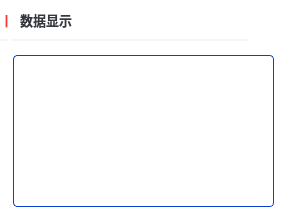
   <widget class="QFrame" name="data">
    <property name="geometry">
     <rect>
      <x>340</x>
      <y>490</y>
      <width>291</width>
      <height>221</height>
     </rect>
    </property>
    <property name="styleSheet">
     <string notr="true">border:0px solid rgb(255, 255, 255);
border-radius: 10px;
background:white</string>
    </property>
    <property name="frameShadow">
     <enum>QFrame::Raised</enum>
    </property>
    <widget class="QTextEdit" name="Info">
     <property name="geometry">
      <rect>
       <x>13</x>
       <y>55</y>
       <width>261</width>
       <height>152</height>
      </rect>
     </property>
     <property name="font">
      <font>
       <family>微软雅黑</family>
       <pointsize>12</pointsize>
       <weight>50</weight>
       <italic>false</italic>
       <bold>false</bold>
      </font>
     </property>
     <property name="styleSheet">
      <string notr="true">border:1px solid rgb(11, 62, 211);
border-radius: 4px;</string>
     </property>
     <property name="readOnly">
      <bool>true</bool>
     </property>
     <property name="html">
      <string>&lt;!DOCTYPE HTML PUBLIC &quot;-//W3C//DTD HTML 4.0//EN&quot; &quot;http://www.w3.org/TR/REC-html40/strict.dtd&quot;&gt;
&lt;html&gt;&lt;head&gt;&lt;meta name=&quot;qrichtext&quot; content=&quot;1&quot; /&gt;&lt;style type=&quot;text/css&quot;&gt;
p, li { white-space: pre-wrap; }
&lt;/style&gt;&lt;/head&gt;&lt;body style=&quot; font-family:'微软雅黑'; font-size:12pt; font-weight:400; font-style:normal;&quot;&gt;
&lt;p align=&quot;center&quot; style=&quot;-qt-paragraph-type:empty; margin-top:0px; margin-bottom:0px; margin-left:0px; margin-right:0px; -qt-block-indent:0; text-indent:0px;&quot;&gt;&lt;br /&gt;&lt;/p&gt;&lt;/body&gt;&lt;/html&gt;</string>
     </property>
    </widget>
    <widget class="QLabel" name="cam_3">
     <property name="geometry">
      <rect>
       <x>10</x>
       <y>0</y>
       <width>241</width>
       <height>41</height>
      </rect>
     </property>
     <property name="palette">
      <palette>
       <active>
        <colorrole role="WindowText">
         <brush brushstyle="SolidPattern">
          <color alpha="255">
           <red>52</red>
           <green>55</green>
           <blue>61</blue>
          </color>
         </brush>
        </colorrole>
        <colorrole role="Button">
         <brush brushstyle="SolidPattern">
          <color alpha="255">
           <red>255</red>
           <green>255</green>
           <blue>255</blue>
          </color>
         </brush>
        </colorrole>
        <colorrole role="Text">
         <brush brushstyle="SolidPattern">
          <color alpha="255">
           <red>52</red>
           <green>55</green>
           <blue>61</blue>
          </color>
         </brush>
        </colorrole>
        <colorrole role="ButtonText">
         <brush brushstyle="SolidPattern">
          <color alpha="255">
           <red>52</red>
           <green>55</green>
           <blue>61</blue>
          </color>
         </brush>
        </colorrole>
        <colorrole role="Base">
         <brush brushstyle="SolidPattern">
          <color alpha="255">
           <red>255</red>
           <green>255</green>
           <blue>255</blue>
          </color>
         </brush>
        </colorrole>
        <colorrole role="Window">
         <brush brushstyle="SolidPattern">
          <color alpha="255">
           <red>255</red>
           <green>255</green>
           <blue>255</blue>
          </color>
         </brush>
        </colorrole>
       </active>
       <inactive>
        <colorrole role="WindowText">
         <brush brushstyle="SolidPattern">
          <color alpha="255">
           <red>52</red>
           <green>55</green>
           <blue>61</blue>
          </color>
         </brush>
        </colorrole>
        <colorrole role="Button">
         <brush brushstyle="SolidPattern">
          <color alpha="255">
           <red>255</red>
           <green>255</green>
           <blue>255</blue>
          </color>
         </brush>
        </colorrole>
        <colorrole role="Text">
         <brush brushstyle="SolidPattern">
          <color alpha="255">
           <red>52</red>
           <green>55</green>
           <blue>61</blue>
          </color>
         </brush>
        </colorrole>
        <colorrole role="ButtonText">
         <brush brushstyle="SolidPattern">
          <color alpha="255">
           <red>52</red>
           <green>55</green>
           <blue>61</blue>
          </color>
         </brush>
        </colorrole>
        <colorrole role="Base">
         <brush brushstyle="SolidPattern">
          <color alpha="255">
           <red>255</red>
           <green>255</green>
           <blue>255</blue>
          </color>
         </brush>
        </colorrole>
        <colorrole role="Window">
         <brush brushstyle="SolidPattern">
          <color alpha="255">
           <red>255</red>
           <green>255</green>
           <blue>255</blue>
          </color>
         </brush>
        </colorrole>
       </inactive>
       <disabled>
        <colorrole role="WindowText">
         <brush brushstyle="SolidPattern">
          <color alpha="255">
           <red>52</red>
           <green>55</green>
           <blue>61</blue>
          </color>
         </brush>
        </colorrole>
        <colorrole role="Button">
         <brush brushstyle="SolidPattern">
          <color alpha="255">
           <red>255</red>
           <green>255</green>
           <blue>255</blue>
          </color>
         </brush>
        </colorrole>
        <colorrole role="Text">
         <brush brushstyle="SolidPattern">
          <color alpha="255">
           <red>52</red>
           <green>55</green>
           <blue>61</blue>
          </color>
         </brush>
        </colorrole>
        <colorrole role="ButtonText">
         <brush brushstyle="SolidPattern">
          <color alpha="255">
           <red>52</red>
           <green>55</green>
           <blue>61</blue>
          </color>
         </brush>
        </colorrole>
        <colorrole role="Base">
         <brush brushstyle="SolidPattern">
          <color alpha="255">
           <red>255</red>
           <green>255</green>
           <blue>255</blue>
          </color>
         </brush>
        </colorrole>
        <colorrole role="Window">
         <brush brushstyle="SolidPattern">
          <color alpha="255">
           <red>255</red>
           <green>255</green>
           <blue>255</blue>
          </color>
         </brush>
        </colorrole>
       </disabled>
      </palette>
     </property>
     <property name="font">
      <font>
       <family>微软雅黑</family>
       <pointsize>20</pointsize>
       <weight>75</weight>
       <bold>true</bold>
      </font>
     </property>
     <property name="styleSheet">
      <string notr="true">border:2px solid rgb(255,255,255);
border-radius: 4px;
border-bottom-color: rgb(244, 245, 247);
color:rgb(52, 55, 61)</string>
     </property>
     <property name="text">
      <string>&lt;html&gt;&lt;head/&gt;&lt;body&gt;&lt;p&gt;&lt;span style=&quot; font-size:10pt;&quot;&gt;数据显示&lt;/span&gt;&lt;/p&gt;&lt;/body&gt;&lt;/html&gt;</string>
     </property>
    </widget>
    <widget class="QLabel" name="cam_5">
     <property name="geometry">
      <rect>
       <x>-10</x>
       <y>0</y>
       <width>21</width>
       <height>41</height>
      </rect>
     </property>
     <property name="palette">
      <palette>
       <active>
        <colorrole role="WindowText">
         <brush brushstyle="SolidPattern">
          <color alpha="255">
           <red>245</red>
           <green>56</green>
           <blue>54</blue>
          </color>
         </brush>
        </colorrole>
        <colorrole role="Button">
         <brush brushstyle="SolidPattern">
          <color alpha="255">
           <red>255</red>
           <green>255</green>
           <blue>255</blue>
          </color>
         </brush>
        </colorrole>
        <colorrole role="Text">
         <brush brushstyle="SolidPattern">
          <color alpha="255">
           <red>245</red>
           <green>56</green>
           <blue>54</blue>
          </color>
         </brush>
        </colorrole>
        <colorrole role="ButtonText">
         <brush brushstyle="SolidPattern">
          <color alpha="255">
           <red>245</red>
           <green>56</green>
           <blue>54</blue>
          </color>
         </brush>
        </colorrole>
        <colorrole role="Base">
         <brush brushstyle="SolidPattern">
          <color alpha="255">
           <red>255</red>
           <green>255</green>
           <blue>255</blue>
          </color>
         </brush>
        </colorrole>
        <colorrole role="Window">
         <brush brushstyle="SolidPattern">
          <color alpha="255">
           <red>255</red>
           <green>255</green>
           <blue>255</blue>
          </color>
         </brush>
        </colorrole>
       </active>
       <inactive>
        <colorrole role="WindowText">
         <brush brushstyle="SolidPattern">
          <color alpha="255">
           <red>245</red>
           <green>56</green>
           <blue>54</blue>
          </color>
         </brush>
        </colorrole>
        <colorrole role="Button">
         <brush brushstyle="SolidPattern">
          <color alpha="255">
           <red>255</red>
           <green>255</green>
           <blue>255</blue>
          </color>
         </brush>
        </colorrole>
        <colorrole role="Text">
         <brush brushstyle="SolidPattern">
          <color alpha="255">
           <red>245</red>
           <green>56</green>
           <blue>54</blue>
          </color>
         </brush>
        </colorrole>
        <colorrole role="ButtonText">
         <brush brushstyle="SolidPattern">
          <color alpha="255">
           <red>245</red>
           <green>56</green>
           <blue>54</blue>
          </color>
         </brush>
        </colorrole>
        <colorrole role="Base">
         <brush brushstyle="SolidPattern">
          <color alpha="255">
           <red>255</red>
           <green>255</green>
           <blue>255</blue>
          </color>
         </brush>
        </colorrole>
        <colorrole role="Window">
         <brush brushstyle="SolidPattern">
          <color alpha="255">
           <red>255</red>
           <green>255</green>
           <blue>255</blue>
          </color>
         </brush>
        </colorrole>
       </inactive>
       <disabled>
        <colorrole role="WindowText">
         <brush brushstyle="SolidPattern">
          <color alpha="255">
           <red>245</red>
           <green>56</green>
           <blue>54</blue>
          </color>
         </brush>
        </colorrole>
        <colorrole role="Button">
         <brush brushstyle="SolidPattern">
          <color alpha="255">
           <red>255</red>
           <green>255</green>
           <blue>255</blue>
          </color>
         </brush>
        </colorrole>
        <colorrole role="Text">
         <brush brushstyle="SolidPattern">
          <color alpha="255">
           <red>245</red>
           <green>56</green>
           <blue>54</blue>
          </color>
         </brush>
        </colorrole>
        <colorrole role="ButtonText">
         <brush brushstyle="SolidPattern">
          <color alpha="255">
           <red>245</red>
           <green>56</green>
           <blue>54</blue>
          </color>
         </brush>
        </colorrole>
        <colorrole role="Base">
         <brush brushstyle="SolidPattern">
          <color alpha="255">
           <red>255</red>
           <green>255</green>
           <blue>255</blue>
          </color>
         </brush>
        </colorrole>
        <colorrole role="Window">
         <brush brushstyle="SolidPattern">
          <color alpha="255">
           <red>255</red>
           <green>255</green>
           <blue>255</blue>
          </color>
         </brush>
        </colorrole>
       </disabled>
      </palette>
     </property>
     <property name="font">
      <font>
       <family>微软雅黑</family>
       <pointsize>20</pointsize>
       <weight>75</weight>
       <bold>true</bold>
      </font>
     </property>
     <property name="styleSheet">
      <string notr="true">border:2px solid rgb(255,255,255);
border-radius: 4px;
border-bottom-color: rgb(244, 245, 247);
color:rgb(245, 56, 54)</string>
     </property>
     <property name="text">
      <string>&lt;html&gt;&lt;head/&gt;&lt;body&gt;&lt;p&gt;&lt;span style=&quot; font-size:10pt;&quot;&gt;丨&lt;/span&gt;&lt;/p&gt;&lt;/body&gt;&lt;/html&gt;</string>
     </property>
    </widget>
   </widget>
